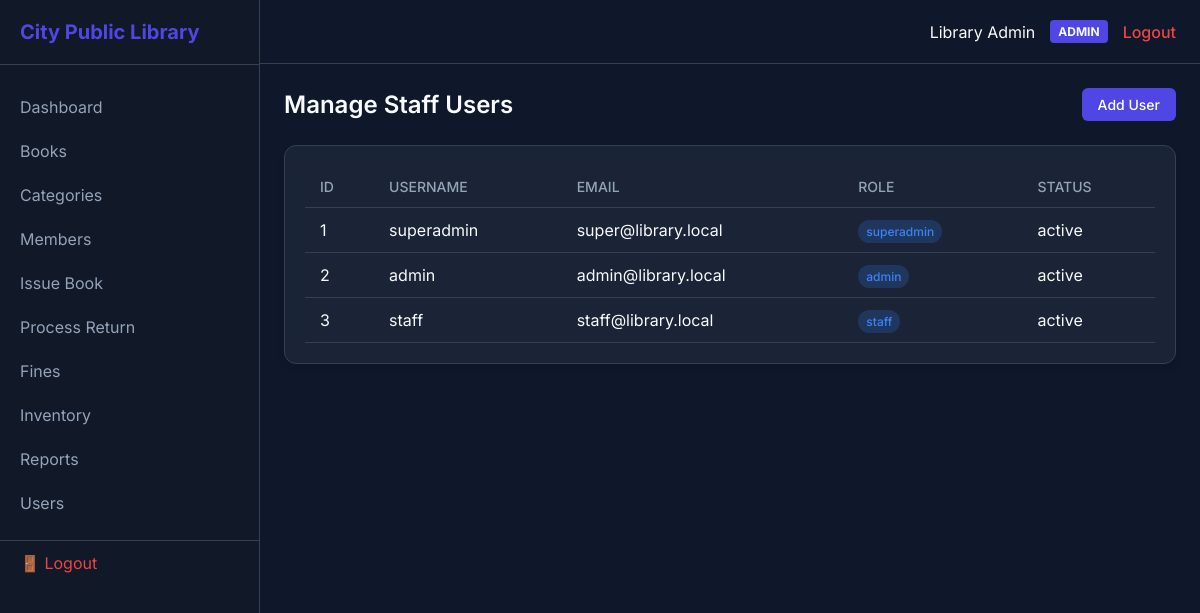
Page /admin/users/index.php (signed in) on the committed database.
### tables this page shows
CREATE TABLE `system_settings` (
  `id` int(11) NOT NULL AUTO_INCREMENT,
  `setting_key` varchar(100) NOT NULL,
  `setting_value` text DEFAULT NULL,
  `updated_at` timestamp NOT NULL DEFAULT current_timestamp() ON UPDATE current_timestamp(),
  PRIMARY KEY (`id`),
  UNIQUE KEY `setting_key` (`setting_key`)
);

CREATE TABLE `users` (
  `id` int(11) NOT NULL AUTO_INCREMENT,
  `username` varchar(50) NOT NULL,
  `email` varchar(100) DEFAULT NULL,
  `password` varchar(255) NOT NULL,
  `role` enum('superadmin','admin','staff','member') NOT NULL DEFAULT 'member',
  `full_name` varchar(100) NOT NULL,
  `phone` varchar(20) DEFAULT NULL,
  `address` text DEFAULT NULL,
  `profile_pic` varchar(255) DEFAULT NULL,
  `status` enum('active','inactive') NOT NULL DEFAULT 'active',
  `created_at` timestamp NOT NULL DEFAULT current_timestamp(),
  PRIMARY KEY (`id`),
  UNIQUE KEY `username` (`username`),
  UNIQUE KEY `email` (`email`)
);

### config/db.php (called while the page is built, shortened)
<?php
function getSiteName(PDO $pdo): string {
    static $name = null;
    if ($name === null) {
        try {
            $stmt = $pdo->prepare("SELECT setting_value FROM system_settings WHERE setting_key='library_name' LIMIT 1");
            $stmt->execute();
            $name = $stmt->fetchColumn() ?: 'City Public Library';
        } catch (Exception $e) {
            $name = 'City Public Library';
        }
    }
    return $name;
}

### admin/users/index.php (the view, shortened to what this page needs)
<?php
require_once '../../config/db.php';
require_once '../../includes/functions.php';
?>
<!DOCTYPE html>
<html lang="en">
<head>
</head>
<body>
    <div class="sidebar">
        <div class="sidebar-header"><?= getSiteName($pdo) ?></div>
        <div class="sidebar-nav">
            <a href="../dashboard.php" class="sidebar-link">Dashboard</a>
            <a href="../books/index.php" class="sidebar-link">Books</a>
            <a href="../categories/index.php" class="sidebar-link">Categories</a>
            <a href="../members/index.php" class="sidebar-link">Members</a>
            <a href="../issue/index.php" class="sidebar-link">Issue Book</a>
            <a href="../returns/index.php" class="sidebar-link">Process Return</a>
            <a href="../fines/index.php" class="sidebar-link">Fines</a>
            <a href="../inventory/index.php" class="sidebar-link">Inventory</a>
            <a href="../reports/index.php" class="sidebar-link">Reports</a>
            <a href="../users/index.php" class="sidebar-link">Users</a>
                    <a href="../../logout.php" class="sidebar-link" style="color: #ef4444; margin-top: 15px; border-top: 1px solid var(--border);"><i class="fas fa-sign-out-alt"></i> 🚪 Logout</a>
        </div>
    </div>
    <div class="main-wrapper">
        <div class="topbar">
            <div class="topbar-right">
                <span><?= htmlspecialchars($_SESSION["full_name"] ?? "Admin User") ?></span>
                <span class="role-badge"><?= htmlspecialchars($_SESSION["role"] ?? "Admin") ?></span>
                <a href="../../logout.php" class="btn-logout">Logout</a>
            </div>
        </div>
        <div class="content">
            <div class="page-header"><h1 class="page-title">Manage Staff Users</h1><a href="add.php" class="btn btn-primary">Add User</a></div>
            <div class="card">
                <table>
                    <thead><tr><th>ID</th><th>Username</th><th>Email</th><th>Role</th><th>Status</th></tr></thead>
                    <tbody>
                        <?php
                        try {
                            $stmt = $pdo->query("SELECT * FROM users WHERE role IN ('admin', 'staff', 'superadmin')");
                            while($row = $stmt->fetch()) {
                                echo "<tr>
                                    <td>{$row['id']}</td><td>".htmlspecialchars($row['username'])."</td><td>".htmlspecialchars($row['email']??'N/A')."</td>
                                    <td><span class='badge badge-info'>{$row['role']}</span></td>
                                    <td>{$row['status']}</td>
                                </tr>";
                            }
                        } catch(Exception $e){}
                        ?>
                    </tbody>
                </table>
            </div>
        </div>
    </div>
</body>
</html>

### admin/users/index.php (style rules this page uses)
:root { --bg: #0f172a; --sidebar: #111827; --card-bg: rgba(30, 41, 59, 0.8); --primary: #4f46e5; --primary-hover: #4338ca; --accent: #f59e0b; --success: #10b981; --danger: #ef4444; --text-main: #f8fafc; --text-muted: #94a3b8; --border: #334155; }
* { margin: 0; padding: 0; box-sizing: border-box; font-family: 'Inter', sans-serif; }
body { background-color: var(--bg); color: var(--text-main); display: flex; height: 100vh; overflow: hidden; }
.sidebar { width: 260px; background-color: var(--sidebar); height: 100vh; display: flex; flex-direction: column; border-right: 1px solid var(--border); }
.sidebar-header { padding: 20px; font-size: 1.25rem; font-weight: bold; color: var(--primary); border-bottom: 1px solid var(--border); }
.sidebar-nav { padding: 20px 0; flex-grow: 1; overflow-y: auto; }
.sidebar-link { display: block; padding: 12px 20px; color: var(--text-muted); text-decoration: none; transition: 0.3s; }
.main-wrapper { flex-grow: 1; display: flex; flex-direction: column; height: 100vh; overflow: hidden; }
.topbar { height: 64px; background-color: var(--bg); border-bottom: 1px solid var(--border); display: flex; justify-content: space-between; align-items: center; padding: 0 24px; }
.topbar-right { display: flex; align-items: center; gap: 15px; }
.role-badge { background: var(--primary); padding: 4px 8px; border-radius: 4px; font-size: 0.75rem; font-weight: bold; text-transform: uppercase; }
.btn-logout { color: var(--danger); text-decoration: none; font-weight: 500; }
.content { flex-grow: 1; padding: 24px; overflow-y: auto; }
.page-header { display: flex; justify-content: space-between; align-items: center; margin-bottom: 24px; }
.page-title { font-size: 1.5rem; font-weight: 600; }
.card { background: var(--card-bg); border: 1px solid var(--border); border-radius: 12px; padding: 20px; backdrop-filter: blur(10px); margin-bottom: 24px; box-shadow: 0 4px 6px rgba(0,0,0,0.1); }
table { width: 100%; border-collapse: collapse; }
th, td { padding: 12px 15px; text-align: left; border-bottom: 1px solid var(--border); }
th { color: var(--text-muted); font-weight: 500; font-size: 0.875rem; text-transform: uppercase; }
.btn { display: inline-block; padding: 8px 16px; border-radius: 6px; text-decoration: none; font-weight: 500; cursor: pointer; border: none; font-size: 0.875rem; transition: 0.2s; }
.btn-primary { background-color: var(--primary); color: white; }
.badge { padding: 4px 8px; border-radius: 20px; font-size: 0.75rem; font-weight: 500; }
.badge-info { background: rgba(59, 130, 246, 0.2); color: #3b82f6; }

### rows in the picture
system_settings: setting_value "City Public Library"
users: id "1", username "superadmin", email "super@library.local", role "superadmin", status "active"
users: id "2", username "admin", email "admin@library.local", role "admin", status "active"
users: id "3", username "staff", email "staff@library.local", role "staff", status "active"

### other values in the picture
$_SESSION["full_name"] "Library Admin"
$_SESSION["role"] "ADMIN"
